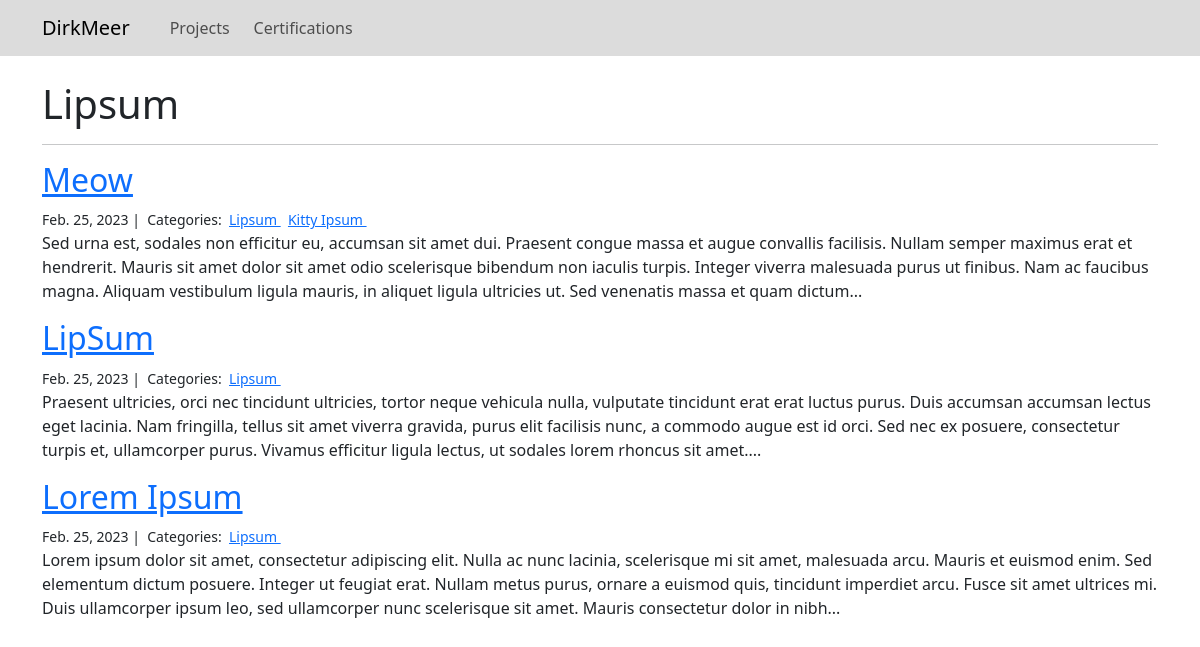
The page /blog/Lipsum/ on the database its author committed.
### blog/models.py (models this page shows, shortened)
class Post(models.Model):
    title = models.CharField(max_length=255)
    body = models.TextField()
    created_on = models.DateTimeField(auto_now_add=True)
    last_modified = models.DateTimeField(auto_now=True)
    categories = models.ManyToManyField('Category', related_name='posts')

class Category(models.Model):
    name = models.CharField(max_length=20)
    class Meta:
        verbose_name_plural = 'Categories'

### blog/views.py (the view)
# urls.py: path('<category>/', views.blog_category, name='blog_category'),
def blog_category(request, category):
    posts = Post.objects.filter(
        categories__name__contains=category
    ).order_by(
        '-created_on'
    )
    context = {
        'category': category,
        'posts': posts,
    }
    return render(request, 'blog_category.html', context)

### blog/templates/blog_category.html
{% extends 'base.html' %}
{% block content %}
    <h1>{{ category | title }}</h1>
    <hr>
    {% for post in posts %}
        <h2><a href="{% url 'blog_detail' post.pk %}">{{ post.title }}</a></h2>
        <small>
            {{ post.created_on.date }} |&nbsp;
            Categories:&nbsp;
            {% for category in post.categories.all %}
            <a href="{% url 'blog_category' category.name %}">
                {{ category.name }}
            </a>&nbsp;
            {% endfor %}
        </small>
        <p>{{ post.body | slice:":400" }}...</p>
    {% endfor %}
{% endblock %}

### rows shown on the page
Post: title "Meow", created_on "Feb. 25, 2023", body "Sed urna est, sodales non efficitur eu, accumsan sit amet dui. Praesent congue massa et augue convallis facilisis. Nullam semper maximus erat et hendrerit. Mauris sit amet dolor sit amet odio scelerisque bibendum non iaculis turpis. Integer viverra malesuada purus ut finibus. Nam ac faucibus magna. Aliquam vestibulum ligula mauris, in aliquet ligula ultricies ut. Sed venenatis massa et quam dictum"
Category: name "Lipsum"
Category: name "Kitty Ipsum"
Post: title "LipSum", created_on "Feb. 25, 2023", body "Praesent ultricies, orci nec tincidunt ultricies, tortor neque vehicula nulla, vulputate tincidunt erat erat luctus purus. Duis accumsan accumsan lectus eget lacinia. Nam fringilla, tellus sit amet viverra gravida, purus elit facilisis nunc, a commodo augue est id orci. Sed nec ex posuere, consectetur turpis et, ullamcorper purus. Vivamus efficitur ligula lectus, ut sodales lorem rhoncus sit amet."
Post: title "Lorem Ipsum", created_on "Feb. 25, 2023", body "Lorem ipsum dolor sit amet, consectetur adipiscing elit. Nulla ac nunc lacinia, scelerisque mi sit amet, malesuada arcu. Mauris et euismod enim. Sed elementum dictum posuere. Integer ut feugiat erat. Nullam metus purus, ornare a euismod quis, tincidunt imperdiet arcu. Fusce sit amet ultrices mi. Duis ullamcorper ipsum leo, sed ullamcorper nunc scelerisque sit amet. Mauris consectetur dolor in nibh"

### other values the page prints
{{ category | title }} "Lipsum"
